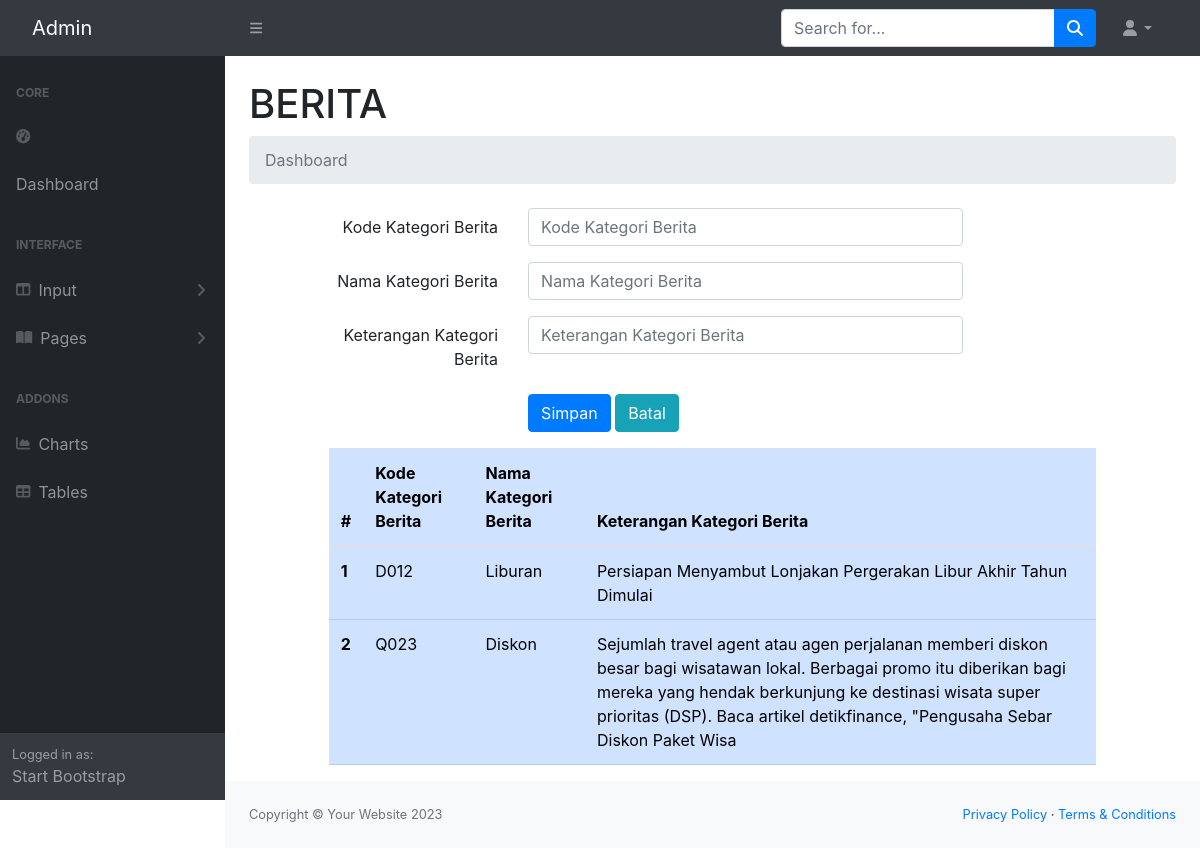
Page /berita.php on the committed database.
### tables this page shows
CREATE TABLE `kategortiberita` (
  `kategoriberitaKODE` varchar(4) NOT NULL,
  `kategoriberitaNAMA` varchar(100) NOT NULL,
  `kategoriberitaKET` varchar(255) NOT NULL
);

### berita.php (the view, shortened to what this page needs)
<!DOCTYPE html>
<html lang="en">
    <?php include "include/head.php";?>
    <body class="sb-nav-fixed">
        <?php include "include/menunav.php";?>
        <div id="layoutSidenav">
            <?php include "include/menu.php";?>
            <div id="layoutSidenav_content">
                <main>
                    <div class="container-fluid px-4">
                        <h1 class="mt-4">BERITA</h1>
                        <ol class="breadcrumb mb-4">
                            <li class="breadcrumb-item active">Dashboard</li>
                        </ol>
                        <?php
include "include/config.php";
?>
<html lang="en">
  <head>
    <link rel="stylesheet" href="https://cdn.jsdelivr.net/npm/bootstrap@4.0.0/dist/css/bootstrap.min.css">
  </head>
  <body>
<div class="row">
<div class="col-sm-1">
</div>
<div class="col-sm-10">
<form method="POST">
    <div class="form-group row">
          <label for="inputkode" class="col-sm-3 text-right col-form-label">Kode Kategori Berita</label>
         <div class="col-sm-7">
           <input type="text" class="form-control" id="inputkode" name="inputkode" placeholder="Kode Kategori Berita">
        </div>
    </div>
    <div class="form-group row">
          <label for="inputnama" class="col-sm-3 text-right col-form-label">Nama Kategori Berita</label>
         <div class="col-sm-7">
           <input type="text" class="form-control" id="inputnama" name="inputnama" placeholder="Nama Kategori Berita">
        </div>
    </div>
    <div class="form-group row">
          <label for="inputket" class="col-sm-3 text-right col-form-label">Keterangan Kategori Berita</label>
         <div class="col-sm-7">
           <input type="text" class="form-control" id="inputket" name="inputket" placeholder="Keterangan Kategori Berita">
        </div>
    </div>
	<div class="form-group row">
    <div class="col-sm-10 offset-sm-3">
        <input type="submit" name="Simpan" value="Simpan" class="btn btn-primary">
        <button type="reset" class="btn btn-info">Batal</button>
    </div>
</div>
<table class="table table-hover table-primary">
  <thead>
    <tr>
      <th scope="col">#</th>
      <th scope="col">Kode Kategori Berita</th>
      <th scope="col">Nama Kategori Berita</th>
      <th scope="col">Keterangan Kategori Berita</th>
    </tr>
  </thead>
  <tbody>
  <?php
if (isset($_POST["kirim"]))
{
  $search = $_POST["search"];
  $query = mysqli_query($connection, " select kategortiberita.*from kategortiberita
      where kategoriNAMA like '%".$search."%'");}
    else{
      $query = mysqli_query($connection, "select kategortiberita.* from kategortiberita");}
      $nomor = 1;
      while($row = mysqli_fetch_array($query))
      {
      ?>
    <tr>
      <th><?php echo $nomor;?></th>
      <td><?php echo $row['kategoriberitaKODE'];?></td>
      <td><?php echo $row['kategoriberitaNAMA'];?></td>
      <td><?php echo $row['kategoriberitaKET'];?></td>
    </tr>
    <?php $nomor = $nomor + 1; ?>
    <?php } ?>
  </tbody>
</table>
</form>
</div>
</div>
  </body>
                    </div>
                </main>
                <?php include "include/footer.php";?>
            </div>
        </div>
    </body>
</html>

### rows in the picture
kategortiberita: kategoriberitaKODE "D012", kategoriberitaNAMA "Liburan", kategoriberitaKET "Persiapan Menyambut Lonjakan Pergerakan Libur Akhir Tahun Dimulai"
kategortiberita: kategoriberitaKODE "Q023", kategoriberitaNAMA "Diskon", kategoriberitaKET "Sejumlah travel agent atau agen perjalanan memberi diskon besar bagi wisatawan lokal. Berbagai promo itu diberikan bagi mereka yang hendak berkunjung ke destinasi wisata super prioritas (DSP). Baca artikel detikfinance, \"Pengusaha Sebar Diskon Paket Wisa"
